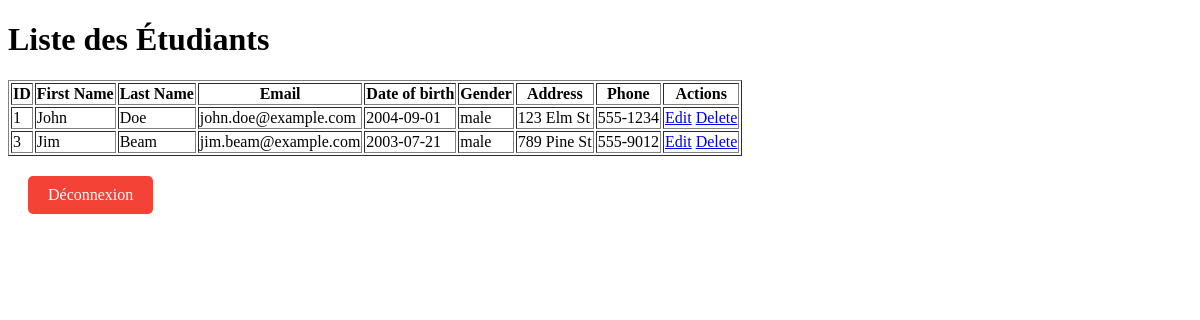
/teacherDashboard.php (signed in), run on the app's committed database.
### tables this page shows
CREATE TABLE students (
    id INT AUTO_INCREMENT PRIMARY KEY,
    first_name VARCHAR(255) NOT NULL,
    last_name VARCHAR(255) NOT NULL,
    email VARCHAR(255) UNIQUE NOT NULL,
    date_of_birth DATE,
    gender ENUM('male', 'female', 'other'),
    address VARCHAR(255),
    phone_number VARCHAR(15),
    teacher_id INT,
    FOREIGN KEY (teacher_id) REFERENCES users(id)
);

### teacherDashboard.php (the view, shortened to what this page needs)
<?php
include 'db.php';
$teacher_id = $_SESSION['user_id'];
?>
<!DOCTYPE html>
<html lang="fr">
<head>
    <link rel="stylesheet" href="style.css">
</head>
<body>
    <h1>Liste des Étudiants</h1>
    <table border="1">
        <tr>
            <th>ID</th>
            <th>First Name</th>
            <th>Last Name</th>
            <th>Email</th>
            <th>Date of birth</th>
            <th>Gender</th>
            <th>Address</th>
            <th>Phone</th>
            <th>Actions</th>
        </tr>
        <?php
        $stmt = $con->prepare("SELECT * FROM students WHERE teacher_id = ?");
        $stmt->execute([$teacher_id]);
        while ($row = $stmt->fetch(PDO::FETCH_ASSOC)) {
            echo "<tr>";
            echo "<td>" . htmlspecialchars($row['id']) . "</td>";
            echo "<td>" . htmlspecialchars($row['first_name']) . "</td>";
            echo "<td>" . htmlspecialchars($row['last_name']) . "</td>";
            echo "<td>" . htmlspecialchars($row['email']) . "</td>";
            echo "<td>" . htmlspecialchars($row['date_of_birth']) . "</td>";
            echo "<td>" . htmlspecialchars($row['gender']) . "</td>";
            echo "<td>" . htmlspecialchars($row['address']) . "</td>";
            echo "<td>" . htmlspecialchars($row['phone_number']) . "</td>";
            echo "<td><a href='editSTUDENT.php?id=" . $row['id'] . "'>Edit</a> <a href='deleteSTUDENT.php?id=" . $row['id'] . "'>Delete</a></td>";
            echo "</tr>";
        }
        ?>
    </table>
    <a href="login.php?action=logout" class="logout_button">Déconnexion</a>
</body>
</html>

### style.css (style rules this page uses)
.logout_button { display: inline-block; padding: 10px 20px; margin: 20px; background-color: #f44336; color: white; border-radius: 5px; text-decoration: none; font-size: 1em; }

### data on the page
students: id "1", first_name "John", last_name "Doe", email "john.doe@example.com", date_of_birth "2004-09-01", gender "male", address "123 Elm St", phone_number "555-1234"
students: id "3", first_name "Jim", last_name "Beam", email "jim.beam@example.com", date_of_birth "2003-07-21", gender "male", address "789 Pine St", phone_number "555-9012"
